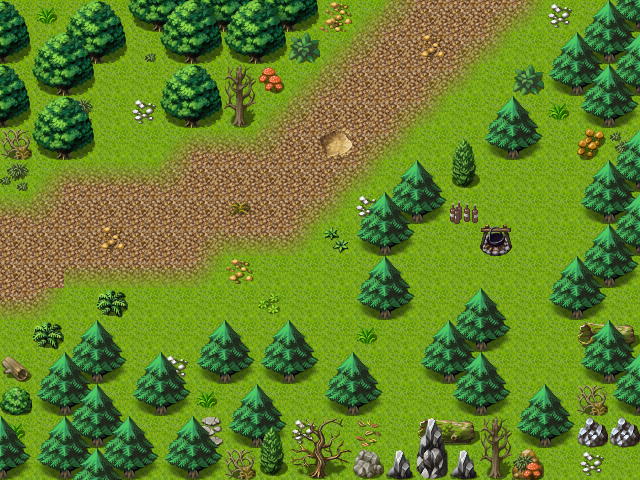

Rendered tile map (Tiled .tmx) drawn with the repository's tilesets; below, a short description and the map source with its tile grids summarised:
An orthogonal 20x15 tile map with 32x32 px tiles, 3 tile layers (Ground, Objects, Above), 1 hidden layer not drawn, 60 tilesets and 5 objects (3x spawn, 2x mapchange).

<map version="1.5" tiledversion="1.7.2" orientation="orthogonal" renderorder="right-down" width="20" height="15" tilewidth="32" tileheight="32" infinite="0" nextlayerid="8" nextobjectid="6">
 <tileset firstgid="1" name="map_bed_1" tilewidth="32" tileheight="32" tilecount="128" columns="16">
  <image source="../drawable/map_bed_1.png" width="512" height="256" />
 </tileset>
 <tileset firstgid="129" name="map_border_1" tilewidth="32" tileheight="32" tilecount="128" columns="16">
  <image source="../drawable/map_border_1.png" width="512" height="256" />
 </tileset>
 <tileset firstgid="257" name="map_bridge_1" tilewidth="32" tileheight="32" tilecount="128" columns="16">
  <image source="../drawable/map_bridge_1.png" width="512" height="256" />
 </tileset>
 <tileset firstgid="385" name="map_bridge_2" tilewidth="32" tileheight="32" tilecount="128" columns="16">
  <image source="../drawable/map_bridge_2.png" width="512" height="256" />
 </tileset>
 <tileset firstgid="513" name="map_broken_1" tilewidth="32" tileheight="32" tilecount="128" columns="16">
  <image source="../drawable/map_broken_1.png" width="512" height="256" />
 </tileset>
 <tileset firstgid="641" name="map_cavewall_1" tilewidth="32" tileheight="32" tilecount="108" columns="18">
  <image source="../drawable/map_cavewall_1.png" width="576" height="192" />
 </tileset>
 <tileset firstgid="749" name="map_cavewall_2" tilewidth="32" tileheight="32" tilecount="108" columns="18">
  <image source="../drawable/map_cavewall_2.png" width="576" height="192" />
 </tileset>
 <tileset firstgid="857" name="map_cavewall_3" tilewidth="32" tileheight="32" tilecount="108" columns="18">
  <image source="../drawable/map_cavewall_3.png" width="576" height="192" />
 </tileset>
 <tileset firstgid="965" name="map_cavewall_4" tilewidth="32" tileheight="32" tilecount="108" columns="18">
  <image source="../drawable/map_cavewall_4.png" width="576" height="192" />
 </tileset>
 <tileset firstgid="1073" name="map_chair_table_1" tilewidth="32" tileheight="32" tilecount="128" columns="16">
  <image source="../drawable/map_chair_table_1.png" width="512" height="256" />
 </tileset>
 <tileset firstgid="1201" name="map_chair_table_2" tilewidth="32" tileheight="32" tilecount="128" columns="16">
  <image source="../drawable/map_chair_table_2.png" width="512" height="256" />
 </tileset>
 <tileset firstgid="1329" name="map_crate_1" tilewidth="32" tileheight="32" tilecount="128" columns="16">
  <image source="../drawable/map_crate_1.png" width="512" height="256" />
 </tileset>
 <tileset firstgid="1457" name="map_cupboard_1" tilewidth="32" tileheight="32" tilecount="128" columns="16">
  <image source="../drawable/map_cupboard_1.png" width="512" height="256" />
 </tileset>
 <tileset firstgid="1585" name="map_curtain_1" tilewidth="32" tileheight="32" tilecount="128" columns="16">
  <image source="../drawable/map_curtain_1.png" width="512" height="256" />
 </tileset>
 <tileset firstgid="1713" name="map_entrance_1" tilewidth="32" tileheight="32" tilecount="128" columns="16">
  <image source="../drawable/map_entrance_1.png" width="512" height="256" />
 </tileset>
 <tileset firstgid="1841" name="map_entrance_2" tilewidth="32" tileheight="32" tilecount="128" columns="16">
  <image source="../drawable/map_entrance_2.png" width="512" height="256" />
 </tileset>
 <tileset firstgid="1969" name="map_fence_1" tilewidth="32" tileheight="32" tilecount="128" columns="16">
  <image source="../drawable/map_fence_1.png" width="512" height="256" />
 </tileset>
 <tileset firstgid="2097" name="map_fence_2" tilewidth="32" tileheight="32" tilecount="128" columns="16">
  <image source="../drawable/map_fence_2.png" width="512" height="256" />
 </tileset>
 <tileset firstgid="2225" name="map_fence_3" tilewidth="32" tileheight="32" tilecount="128" columns="16">
  <image source="../drawable/map_fence_3.png" width="512" height="256" />
 </tileset>
 <tileset firstgid="2353" name="map_fence_4" tilewidth="32" tileheight="32" tilecount="128" columns="16">
  <image source="../drawable/map_fence_4.png" width="512" height="256" />
 </tileset>
 <tileset firstgid="2481" name="map_ground_1" tilewidth="32" tileheight="32" tilecount="128" columns="16">
  <image source="../drawable/map_ground_1.png" width="512" height="256" />
 </tileset>
 <tileset firstgid="2609" name="map_ground_2" tilewidth="32" tileheight="32" tilecount="128" columns="16">
  <image source="../drawable/map_ground_2.png" width="512" height="256" />
 </tileset>
 <tileset firstgid="2737" name="map_ground_3" tilewidth="32" tileheight="32" tilecount="128" columns="16">
  <image source="../drawable/map_ground_3.png" width="512" height="256" />
 </tileset>
 <tileset firstgid="2865" name="map_ground_4" tilewidth="32" tileheight="32" tilecount="128" columns="16">
  <image source="../drawable/map_ground_4.png" width="512" height="256" />
 </tileset>
 <tileset firstgid="2993" name="map_ground_5" tilewidth="32" tileheight="32" tilecount="128" columns="16">
  <image source="../drawable/map_ground_5.png" width="512" height="256" />
 </tileset>
 <tileset firstgid="3121" name="map_ground_6" tilewidth="32" tileheight="32" tilecount="128" columns="16">
  <image source="../drawable/map_ground_6.png" width="512" height="256" />
 </tileset>
 <tileset firstgid="3249" name="map_ground_7" tilewidth="32" tileheight="32" tilecount="128" columns="16">
  <image source="../drawable/map_ground_7.png" width="512" height="256" />
 </tileset>
 <tileset firstgid="3377" name="map_ground_8" tilewidth="32" tileheight="32" tilecount="128" columns="16">
  <image source="../drawable/map_ground_8.png" width="512" height="256" />
 </tileset>
 <tileset firstgid="3505" name="map_house_1" tilewidth="32" tileheight="32" tilecount="128" columns="16">
  <image source="../drawable/map_house_1.png" width="512" height="256" />
 </tileset>
 <tileset firstgid="3633" name="map_house_2" tilewidth="32" tileheight="32" tilecount="128" columns="16">
  <image source="../drawable/map_house_2.png" width="512" height="256" />
 </tileset>
 <tileset firstgid="3761" name="map_indoor_1" tilewidth="32" tileheight="32" tilecount="128" columns="16">
  <image source="../drawable/map_indoor_1.png" width="512" height="256" />
 </tileset>
 <tileset firstgid="3889" name="map_indoor_2" tilewidth="32" tileheight="32" tilecount="128" columns="16">
  <image source="../drawable/map_indoor_2.png" width="512" height="256" />
 </tileset>
 <tileset firstgid="4017" name="map_kitchen_1" tilewidth="32" tileheight="32" tilecount="128" columns="16">
  <image source="../drawable/map_kitchen_1.png" width="512" height="256" />
 </tileset>
 <tileset firstgid="4145" name="map_outdoor_1" tilewidth="32" tileheight="32" tilecount="128" columns="16">
  <image source="../drawable/map_outdoor_1.png" width="512" height="256" />
 </tileset>
 <tileset firstgid="4273" name="map_pillar_1" tilewidth="32" tileheight="32" tilecount="128" columns="16">
  <image source="../drawable/map_pillar_1.png" width="512" height="256" />
 </tileset>
 <tileset firstgid="4401" name="map_pillar_2" tilewidth="32" tileheight="32" tilecount="128" columns="16">
  <image source="../drawable/map_pillar_2.png" width="512" height="256" />
 </tileset>
 <tileset firstgid="4529" name="map_plant_1" tilewidth="32" tileheight="32" tilecount="128" columns="16">
  <image source="../drawable/map_plant_1.png" width="512" height="256" />
 </tileset>
 <tileset firstgid="4657" name="map_plant_2" tilewidth="32" tileheight="32" tilecount="128" columns="16">
  <image source="../drawable/map_plant_2.png" width="512" height="256" />
 </tileset>
 <tileset firstgid="4785" name="map_rock_1" tilewidth="32" tileheight="32" tilecount="128" columns="16">
  <image source="../drawable/map_rock_1.png" width="512" height="256" />
 </tileset>
 <tileset firstgid="4913" name="map_rock_2" tilewidth="32" tileheight="32" tilecount="128" columns="16">
  <image source="../drawable/map_rock_2.png" width="512" height="256" />
 </tileset>
 <tileset firstgid="5041" name="map_roof_1" tilewidth="32" tileheight="32" tilecount="128" columns="16">
  <image source="../drawable/map_roof_1.png" width="512" height="256" />
 </tileset>
 <tileset firstgid="5169" name="map_roof_2" tilewidth="32" tileheight="32" tilecount="128" columns="16">
  <image source="../drawable/map_roof_2.png" width="512" height="256" />
 </tileset>
 <tileset firstgid="5297" name="map_roof_3" tilewidth="32" tileheight="32" tilecount="128" columns="16">
  <image source="../drawable/map_roof_3.png" width="512" height="256" />
 </tileset>
 <tileset firstgid="5425" name="map_shop_1" tilewidth="32" tileheight="32" tilecount="128" columns="16">
  <image source="../drawable/map_shop_1.png" width="512" height="256" />
 </tileset>
 <tileset firstgid="5553" name="map_sign_ladder_1" tilewidth="32" tileheight="32" tilecount="128" columns="16">
  <image source="../drawable/map_sign_ladder_1.png" width="512" height="256" />
 </tileset>
 <tileset firstgid="5681" name="map_table_1" tilewidth="32" tileheight="32" tilecount="128" columns="16">
  <image source="../drawable/map_table_1.png" width="512" height="256" />
 </tileset>
 <tileset firstgid="5809" name="map_trail_1" tilewidth="32" tileheight="32" tilecount="128" columns="16">
  <image source="../drawable/map_trail_1.png" width="512" height="256" />
 </tileset>
 <tileset firstgid="5937" name="map_transition_1" tilewidth="32" tileheight="32" tilecount="128" columns="16">
  <image source="../drawable/map_transition_1.png" width="512" height="256" />
 </tileset>
 <tileset firstgid="6065" name="map_transition_2" tilewidth="32" tileheight="32" tilecount="128" columns="16">
  <image source="../drawable/map_transition_2.png" width="512" height="256" />
 </tileset>
 <tileset firstgid="6193" name="map_transition_3" tilewidth="32" tileheight="32" tilecount="128" columns="16">
  <image source="../drawable/map_transition_3.png" width="512" height="256" />
 </tileset>
 <tileset firstgid="6321" name="map_transition_4" tilewidth="32" tileheight="32" tilecount="128" columns="16">
  <image source="../drawable/map_transition_4.png" width="512" height="256" />
 </tileset>
 <tileset firstgid="6449" name="map_transition_5" tilewidth="32" tileheight="32" tilecount="128" columns="16">
  <image source="../drawable/map_transition_5.png" width="512" height="256" />
 </tileset>
 <tileset firstgid="6577" name="map_tree_1" tilewidth="32" tileheight="32" tilecount="128" columns="16">
  <image source="../drawable/map_tree_1.png" width="512" height="256" />
 </tileset>
 <tileset firstgid="6705" name="map_tree_2" tilewidth="32" tileheight="32" tilecount="128" columns="16">
  <image source="../drawable/map_tree_2.png" width="512" height="256" />
 </tileset>
 <tileset firstgid="6833" name="map_wall_1" tilewidth="32" tileheight="32" tilecount="128" columns="16">
  <image source="../drawable/map_wall_1.png" width="512" height="256" />
 </tileset>
 <tileset firstgid="6961" name="map_wall_2" tilewidth="32" tileheight="32" tilecount="120" columns="15">
  <image source="../drawable/map_wall_2.png" width="480" height="256" />
 </tileset>
 <tileset firstgid="7081" name="map_wall_3" tilewidth="32" tileheight="32" tilecount="120" columns="15">
  <image source="../drawable/map_wall_3.png" width="480" height="256" />
 </tileset>
 <tileset firstgid="7201" name="map_wall_4" tilewidth="32" tileheight="32" tilecount="120" columns="15">
  <image source="../drawable/map_wall_4.png" width="480" height="256" />
 </tileset>
 <tileset firstgid="7321" name="map_window_1" tilewidth="32" tileheight="32" tilecount="128" columns="16">
  <image source="../drawable/map_window_1.png" width="512" height="256" />
 </tileset>
 <tileset firstgid="7449" name="map_window_2" tilewidth="32" tileheight="32" tilecount="128" columns="16">
  <image source="../drawable/map_window_2.png" width="512" height="256" />
 </tileset>
 <layer id="1" name="Ground" width="20" height="15">
  <data>[300 cells, 300 non-empty, 2 distinct tile ids]</data>
 </layer>
 <layer id="2" name="Objects" width="20" height="15">
  <data>[300 cells, 178 non-empty, 48 distinct tile ids]</data>
 </layer>
 <layer id="3" name="Above" width="20" height="15">
  <data>[300 cells, 68 non-empty, 10 distinct tile ids]</data>
 </layer>
 <layer id="4" name="Walkable" width="20" height="15" visible="0">
  <data>[300 cells, 119 non-empty, 1 distinct tile ids]</data>
 </layer>
 <objectgroup id="5" name="Mapevents">
  <object id="1" name="west" type="mapchange" x="0" y="160" width="32" height="192">
   <properties>
    <property name="map" value="road5" />
    <property name="place" value="east" />
   </properties>
  </object>
  <object id="2" name="north" type="mapchange" x="320" y="0" width="288" height="32">
   <properties>
    <property name="map" value="cabin_norcity_road2" />
    <property name="place" value="south" />
   </properties>
  </object>
 </objectgroup>
 <objectgroup id="6" name="Spawn">
  <object id="3" name="Mountain fox" type="spawn" x="96" y="64" width="64" height="96">
   <properties>
    <property name="spawngroup" value="duleian_mountain_cat" />
   </properties>
  </object>
  <object id="4" name="forestboar3" type="spawn" x="64" y="288" width="512" height="128">
   <properties>
    <property name="quantity" value="3" />
    <property name="spawngroup" value="forestboar3" />
   </properties>
  </object>
  <object id="5" name="hardshell_beetle_spawn" type="spawn" x="448" y="128" width="160" height="96">
   <properties>
    <property name="spawngroup" value="hardshell_beetle" />
   </properties>
  </object>
 </objectgroup>
 <objectgroup id="7" name="Keys" />
</map>
